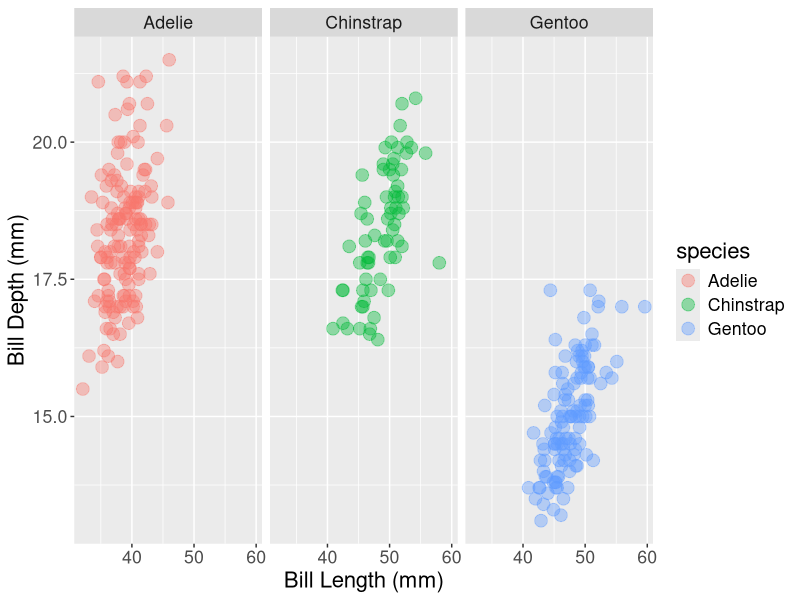

Here is the R script that generated this plot:
# final plot from prev lab
# Run this to load all necessary libraries
library(tidyverse)
# install.packages("palmerpenguins") # Run this if you can't load the palmerpenguins library 
library(palmerpenguins)
pgs <- penguins %>% drop_na
# head(pgs)
pgs |>
  ggplot() +
  geom_point(aes(x = bill_length_mm, y = bill_depth_mm, color = species),
             size = 4, alpha = 0.4) +
  facet_wrap(vars(species)) +
  labs(x = "Bill Length (mm)",
       y = "Bill Depth (mm)") + 
  theme_set(theme_classic()) +
  theme(text = element_text(size = 16))
